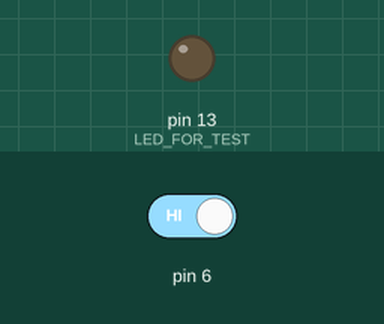
This sketch was run on a simulated Arduino Uno, built with avr-gcc and run on an emulated ATmega328P. On the bench: output pins drawn as LEDs (lit = HIGH). The inputs (shaded band) are chosen by the test bench; at power-on: pin 6 HIGH.

Above: at 1.2 s.
1.3 s: pin 6 driven LOW
At 2.5 s:
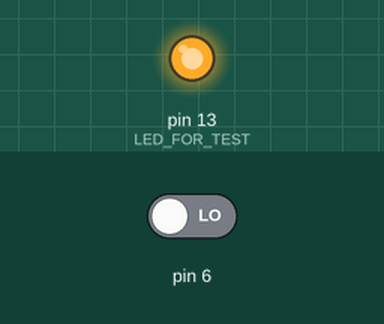
2.8 s: pin 6 driven HIGH
At 3.7 s:
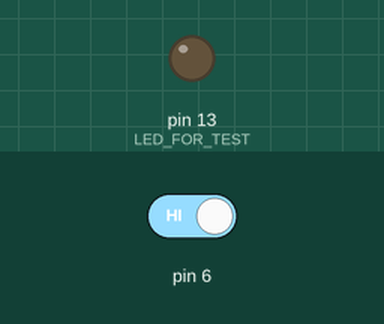
Timing chart, 0 to 5.8 s (numbered marks = the images above; inputs shaded):
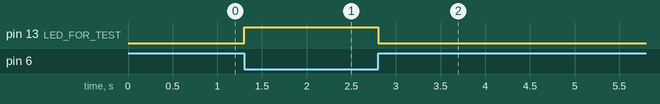

The sketch:

limitSwitchTurnOnLED.ino
```cpp
void setup() {
  // put your setup code here, to run once:
  pinMode( 6 , INPUT );
  pinMode(LED_BUILTIN, OUTPUT); //LED FOR TEST

  digitalWrite(LED_BUILTIN, LOW);
}

void loop() {
  // put your main code here, to run repeatedly:
  if( digitalRead(6) == LOW ){
      digitalWrite(LED_BUILTIN, HIGH);
  }else{
      digitalWrite(LED_BUILTIN, LOW);
  }
}
```

Measured:
- after the input at 1.3 s, pin 13 (LED_FOR_TEST): LOW → HIGH at once
- after the input at 2.8 s, pin 13 (LED_FOR_TEST): HIGH → LOW at once
